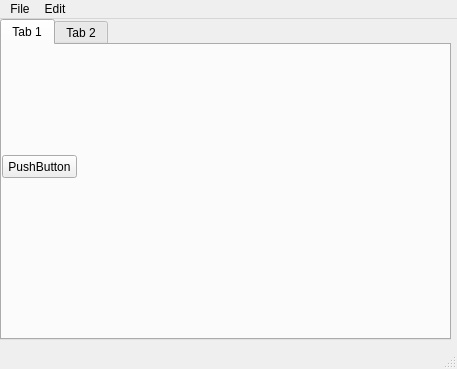
<?xml version="1.0" encoding="UTF-8"?>
<ui version="4.0">
 <class>MainWindow</class>
 <widget class="QMainWindow" name="MainWindow">
  <property name="geometry">
   <rect>
    <x>0</x>
    <y>0</y>
    <width>457</width>
    <height>369</height>
   </rect>
  </property>
  <property name="windowTitle">
   <string>PyQts Designer</string>
  </property>
  <widget class="QWidget" name="centralwidget">
   <widget class="QTabWidget" name="tabWidget">
    <property name="geometry">
     <rect>
      <x>0</x>
      <y>0</y>
      <width>451</width>
      <height>321</height>
     </rect>
    </property>
    <property name="currentIndex">
     <number>0</number>
    </property>
    <widget class="QWidget" name="tab">
     <attribute name="title">
      <string>Tab 1</string>
     </attribute>
     <widget class="QPushButton" name="pushButton">
      <property name="geometry">
       <rect>
        <x>0</x>
        <y>110</y>
        <width>75</width>
        <height>23</height>
       </rect>
      </property>
      <property name="text">
       <string>PushButton</string>
      </property>
     </widget>
    </widget>
    <widget class="QWidget" name="tab_2">
     <attribute name="title">
      <string>Tab 2</string>
     </attribute>
     <widget class="QDial" name="dial">
      <property name="geometry">
       <rect>
        <x>230</x>
        <y>50</y>
        <width>111</width>
        <height>111</height>
       </rect>
      </property>
     </widget>
    </widget>
   </widget>
  </widget>
  <widget class="QMenuBar" name="menubar">
   <property name="geometry">
    <rect>
     <x>0</x>
     <y>0</y>
     <width>457</width>
     <height>21</height>
    </rect>
   </property>
   <widget class="QMenu" name="menuFile">
    <property name="title">
     <string>File</string>
    </property>
    <addaction name="actionNew"/>
    <addaction name="separator"/>
    <addaction name="actionExit"/>
   </widget>
   <widget class="QMenu" name="menuEdit">
    <property name="title">
     <string>Edit</string>
    </property>
   </widget>
   <addaction name="menuFile"/>
   <addaction name="menuEdit"/>
  </widget>
  <widget class="QStatusBar" name="statusbar">
   <property name="statusTip">
    <string>Text in Statusbar</string>
   </property>
  </widget>
  <action name="actionNew">
   <property name="icon">
    <iconset>
     <normaloff>nuevo.png</normaloff>nuevo.png</iconset>
   </property>
   <property name="text">
    <string>New</string>
   </property>
  </action>
  <action name="actionExit">
   <property name="icon">
    <iconset>
     <normaloff>tacha.jpg</normaloff>tacha.jpg</iconset>
   </property>
   <property name="text">
    <string>Exit</string>
   </property>
   <property name="statusTip">
    <string>Click to exit the application </string>
   </property>
   <property name="shortcut">
    <string>Shift+X</string>
   </property>
  </action>
  <action name="actionitem1">
   <property name="text">
    <string>item1</string>
   </property>
  </action>
  <action name="actionitem2">
   <property name="text">
    <string>item2</string>
   </property>
  </action>
 </widget>
 <resources/>
 <connections>
  <connection>
   <sender>actionExit</sender>
   <signal>triggered()</signal>
   <receiver>MainWindow</receiver>
   <slot>close()</slot>
   <hints>
    <hint type="sourcelabel">
     <x>-1</x>
     <y>-1</y>
    </hint>
    <hint type="destinationlabel">
     <x>187</x>
     <y>101</y>
    </hint>
   </hints>
  </connection>
 </connections>
</ui>
